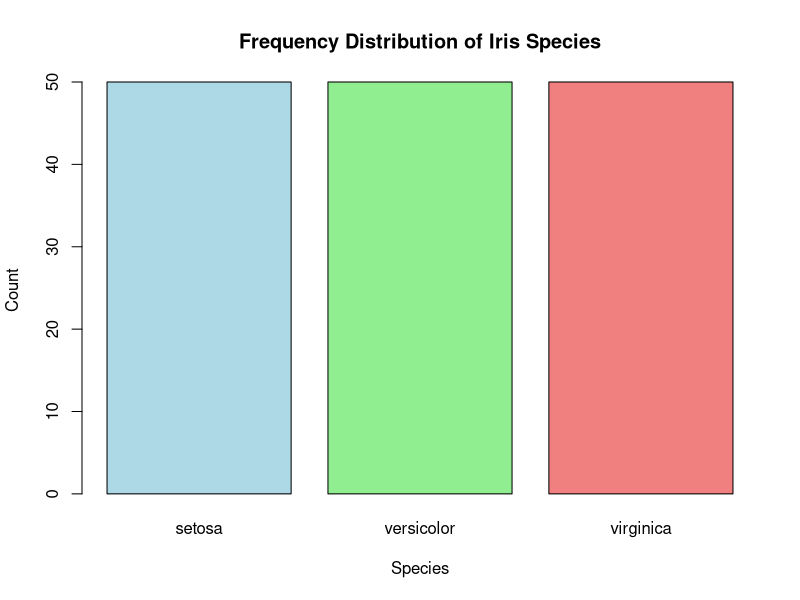

This chart was generated by the following R code:
# Load Iris dataset first, display the summary of the dataset.
dataset = iris

summary(dataset)

# i) Indentify the type of column
typeof(dataset$Sepal.Length)
typeof(dataset$Sepal.Width)
typeof(dataset$Petal.Length)
typeof(dataset$Petal.Width)
typeof(dataset$Species)

# ii) Display the first 20 rows of the dataset
head(dataset, 20)

# Find the correlation of each features column with the class column using the build-in function. Match the result with the result obtained by user defined function

cor(dataset$Sepal.Length,dataset$Sepal.Width)

# create a user defined function correlation function
correlation = function(x,y){
  X_mean = mean(x)
  y_mean = mean(y)
  n=length(x)
  sdx = sqrt(sum(x^2)/n-mean(x^2))
  sdy = sqrt(sum(x^2)/n-mean(y^2))
  numenitor = sum(x*y)-n*sdx*sdy
  denominator = n*sdx*sdy
  r=numenitor/denominator
  return (r)
}
x=dataset$Sepal.Length
y=dataset$Sepal.Width
correlation(x,y)
 
# Make a bar plot of the entries which show the frequency distribution of each class

species_counts = table(dataset$Species)
print(species_counts)

# Create bar plot
barplot(species_counts,main = "Frequency Distribution of Iris Species",xlab = "Species",ylab = "Count",col = c("lightblue", "lightgreen", "lightcoral"),border = "black")
